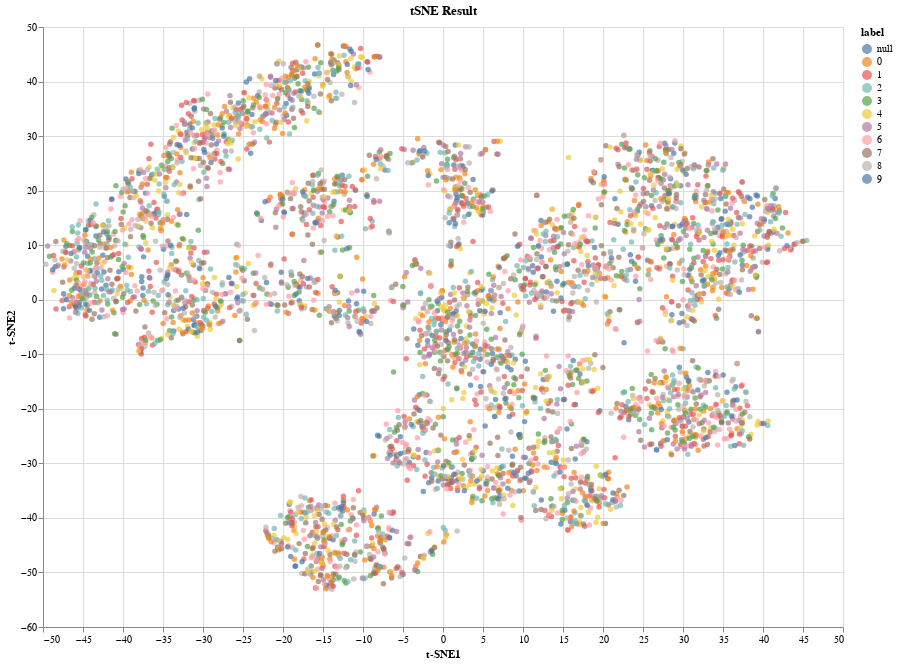

The notebook cell saved with this chart:
### Code cell
# tSNE with n_components=2, random_state = 42,perplexity=50, n_iter=1000
from sklearn.manifold import TSNE

tsne_50 = TSNE(n_components=2, random_state = 42,perplexity=50, n_iter=1000)
start_time = time.time()
tsne_result = tsne_50.fit_transform(data_standard)
end_time = time.time()
print(f"Time taken: {end_time - start_time:.4f} seconds")

df_tsne_result = pd.DataFrame(tsne_result, columns=['t-SNE1', 't-SNE2'])
df_tsne_result['label'] = labels[:]

scatter_tsne = alt.Chart(df_tsne_result).mark_circle(size=30).encode(
    x='t-SNE1',
    y='t-SNE2',
    tooltip=['t-SNE1', 't-SNE2', 'label'],
    color = 'label:N'
).properties(
    title='tSNE Result',
    width=800,
    height=600
)

scatter_tsne

### Figure 1 — Vega-Lite specification as saved in the notebook (floating-point values rounded to 4 significant figures; data arrays with more than 128 entries replaced by an {"elided": "..."} marker saying what was removed)
{"config": {"view": {"continuousWidth": 300, "continuousHeight": 300}}, "data": {"name": "data-669f14bde69254b72e6c3a3cb02d479e"}, "mark": {"type": "circle", "size": 30}, "encoding": {"color": {"field": "label", "type": "nominal"}, "tooltip": [{"field": "t-SNE1", "type": "quantitative"}, {"field": "t-SNE2", "type": "quantitative"}, {"field": "label", "type": "quantitative"}], "x": {"field": "t-SNE1", "type": "quantitative"}, "y": {"field": "t-SNE2", "type": "quantitative"}}, "height": 600, "title": "tSNE Result", "width": 800, "$schema": "https://vega.github.io/schema/vega-lite/v5.20.1.json", "datasets": {"data-669f14bde69254b72e6c3a3cb02d479e": {"elided": "4000 records"}}}
